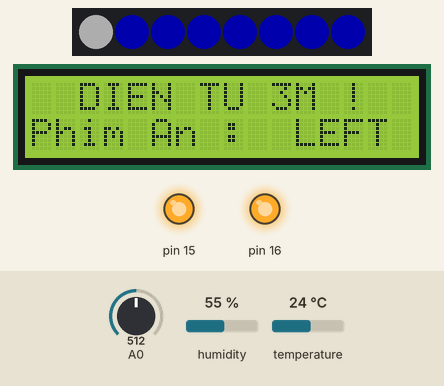
Simulated run of this program. Board: Arduino Uno, built with avr-gcc and run on an emulated ATmega328P. Parts: 8 RGB LEDs in strip order, left to right, 16×2 character LCD, output pins drawn as LEDs (lit = HIGH). Wiring (inferred from the names in the program): DS1307 clock at I2C address 0x68. The inputs (shaded band) are chosen by the test bench; at power-on: A0 = 512, humidity 55 %, temperature 24 °C. Dim RGB values are drawn brighter than linear; the local clock reads 2024-03-15 10:24:30 at power-on unless the program sets it; what the program prints to the serial monitor is not drawn.

Above: at 1.29 s.
1.3 s: A0 set to 440
At 2.15 s:
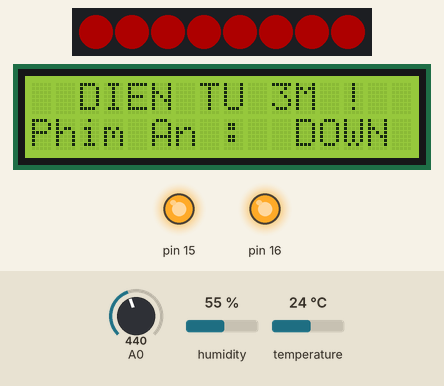
2.9 s: A0 set to 716
At 3.42 s:
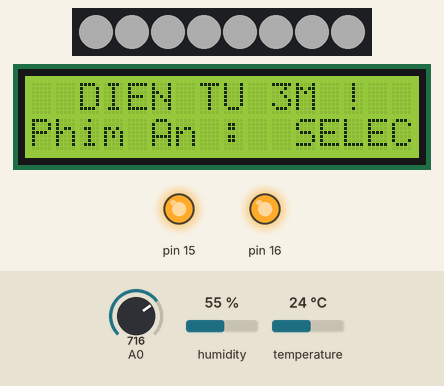
4.6 s: A0 set to 900
At 5.14 s:
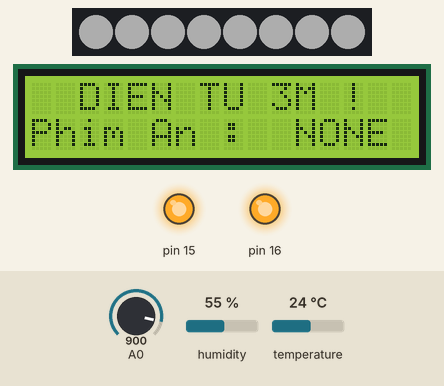
6.7 s: A0 set to 122
At 8.57 s:
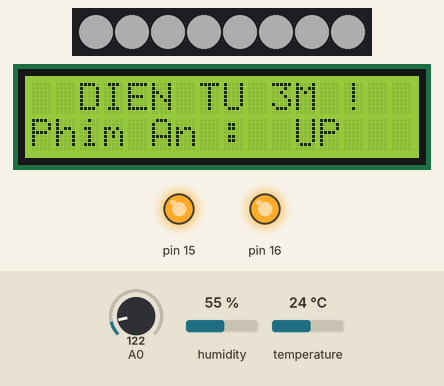
8.6 s: A0 set to 40
At 10.29 s:
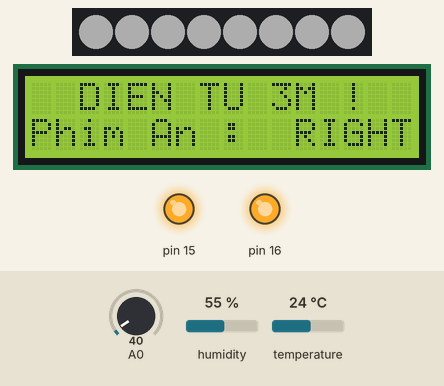
10.6 s: A0 set to 460
At 12.0 s:
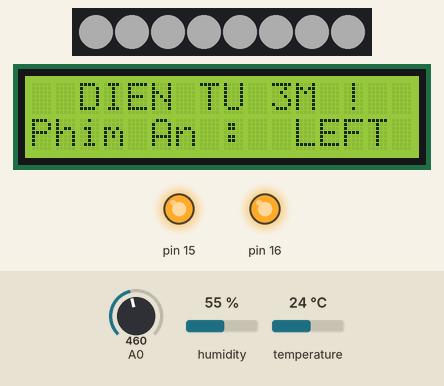
Timing chart, 0 to 13.6 s (numbered marks = the images above; inputs shaded):
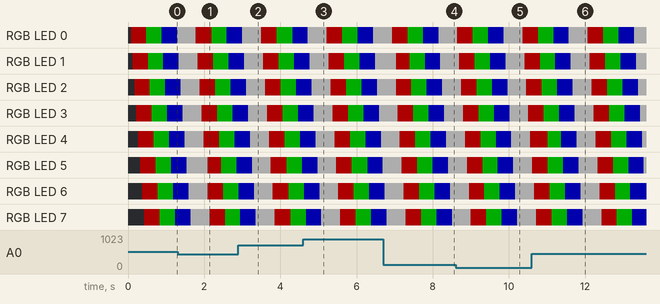

Measured:
- after the input at 2.9 s, the display: first differs from a run without the input after 0.15 s (image 2 shows a later state)
- after the input at 4.6 s, the display: first differs from a run without the input after 0.43 s (image 3 shows a later state)
- after the input at 8.6 s, the display: first differs from a run without the input after 0.40 s (image 5 shows a later state)

The program:

main.cpp
```cpp
/*
Code chay 3 task + 1 timer. Luu y khong nen thay doi bat cu thong so nao lien quan den stack size cua tung task.
*/
/*Thu vien cho cac task............................................................................................................................*/
#include <SPI.h>
#include <Wire.h>
#include <LiquidCrystal.h>
#include <Arduino_FreeRTOS.h>
#include <SimpleDHT.h>
#include <Adafruit_NeoPixel.h>
#include <LiquidCrystal.h>
#include <semphr.h>

#include <timers.h> //Thu vien cho software timer

#ifdef __AVR__
 #include <avr/power.h> // Required for 16 MHz Adafruit Trinket
#endif

TimerHandle_t timer; //Timer handle, co the dung cho cac lenh vTaskDelete, vTaskSuspend,...

LiquidCrystal lcd(8, 9, 4, 5, 6, 7);
/*Khai bao chan dht11...............................................................................*/
int pinDHT11 = 12;
SimpleDHT11 dht11;

/* Địa chỉ của DS1307 */
const byte DS1307 = 0x68;
/* Số byte dữ liệu sẽ đọc từ DS1307 */
const byte NumberOfFields = 7;
unsigned long previousMillis = 0;
/* khai báo các biến thời gian */
int second, minute, hour, day, wday, month, year;

#define pin 11  // dinh nghia 1 hang so, o day pin la chan so 6
#define num_led 8
#define BRIGHTNESS 50 // Set BRIGHTNESS to about 1/5 (max = 255)

Adafruit_NeoPixel strip(num_led, pin, NEO_GRBW + NEO_KHZ800); //Tao class strip
/*Khai bao cac nut nhan LCD..............................................................................................*/
int lcd_key     = 0;
int adc_key_in  = 0;
#define btnRIGHT  0
#define btnUP     1
#define btnDOWN   2
#define btnLEFT   3
#define btnSELECT 4
#define btnNONE   5
/*Khai bao chan cho Buzzer.............................................................................................*/
#define BUZZER_PIN 13
/*Khai bao tan so cac note cho buzzer.................................................................................*/
#define NOTE_C4 262 //Định nghĩa một hằng số có tên là NOTE_C4 có giá trị là 262 (Tần số của nnốt C4)
#define NOTE_D4 294
#define NOTE_F4 349
#define NOTE_E4 330
#define NOTE_G4 392
#define NOTE_A4 440
#define NOTE_C5 523
#define NOTE_AS4 466
/*Ham khoi tao cac chan Vcc...........................................................................................*/
void initial(){
  Wire.begin();
  pinMode(15,OUTPUT);
  digitalWrite(15,HIGH);
  pinMode(16,OUTPUT);
  digitalWrite(16,HIGH);
  /* cài đặt thời gian cho module */
  setTime(17, 5, 45, 4, 15, 11, 23); // 9:0:45 t7 28-10-2023
}
/*Giai dieu bai hat Happy Birthday va do tre cho cac not.......................................................................*/
int melody[] = {
  NOTE_C4, NOTE_C4,
  NOTE_D4, NOTE_C4, NOTE_F4,
  NOTE_E4, NOTE_C4, NOTE_C4,
  NOTE_D4, NOTE_C4, NOTE_G4,
  NOTE_F4, NOTE_C4, NOTE_C4,

  NOTE_C5, NOTE_A4, NOTE_F4,
  NOTE_E4, NOTE_D4, NOTE_AS4, NOTE_AS4,
  NOTE_A4, NOTE_F4, NOTE_G4,
  NOTE_F4
};

int durations[] = {
  4, 8,
  4, 4, 4,
  2, 4, 8,
  4, 4, 4,
  2, 4, 8,

  4, 4, 4,
  4, 4, 4, 8,
  4, 4, 4,
  2
};
/*Module Buzzer...............................................................................................................*/
void runBuzzer(){
  int size = sizeof(durations) / sizeof(int);

  for (int note = 0; note < size; note++) {
    //Tính thời gian chơi các nốt nhạc.
    //Ví dụ đặt một nốt nhạc là 1s =1000ms. Lấy 1000/ note chia cho durations thì sẽ được thời gian chơi của từng nốt nhạc
    int duration = 1000 / durations[note];
    tone(BUZZER_PIN, melody[note], duration);
    //Serial.println("task2 is running");

    //Để phân biệt được các nốt nhạc, cho 1 khoảng thời gian delay giữa chúng
    //Cộng 30% thời gian vào thời lượng của một nốt nhạc để có thể phân biệt được tốt
    int pauseBetweenNotes = duration * 1.30;
    delay(pauseBetweenNotes);

    //Ngừng phát nhạc
    noTone(BUZZER_PIN);
  }
}

/*Neo Setup.............................................................................................................................................................*/
void Neo_setup()
{
/*#if defined(__AVR_ATtiny85__) && (F_CPU == 16000000)
  clock_prescale_set(clock_div_1);
#endif*/
  // END of Trinket-specific code.

  strip.begin();           // INITIALIZE NeoPixel strip object (REQUIRED)
  strip.show();            // Turn OFF all pixels ASAP
  strip.setBrightness(BRIGHTNESS);
}
/*ColorWipe...........................................................................................................................................................*/
void colorWipe(uint32_t color, int wait) {
  for(int i=0; i<strip.numPixels(); i++) { // For each pixel in strip...
    strip.setPixelColor(i, color);         //  Set pixel's color (in RAM)
    strip.show();                          //  Update strip to match
    delay(wait);                           //  Pause for a moment
  }
}
/*Read LCD button......................................................................................................................................................*/
int read_LCD_buttons()
{
 adc_key_in = analogRead(0);      // Đọc giá trị các nút nhấn

 if (adc_key_in > 1000) return btnNONE; // Giá trị lớn hơn 1000 là không có nút nào được nhấn
 if (adc_key_in < 50)   return btnRIGHT;
 if (adc_key_in < 250)  return btnUP;
 if (adc_key_in < 450)  return btnDOWN;
 if (adc_key_in < 650)  return btnLEFT;
 if (adc_key_in < 850)  return btnSELECT;


 return btnNONE;  // Nếu không nằm trong khoảng trên thì cũng có nghĩa là không có nút nào được nhấn
}
/*DHT11.............................................................................................................................................................*/
void DHT11(){
  byte temperature = 0;
  byte humidity = 0;
  if (dht11.read(pinDHT11, &temperature, &humidity, NULL)) {
    Serial.print("Read DHT11 failed.");
    return;
  }
  Serial.print("Sample OK: ");
  Serial.print((int)temperature); Serial.print(" *C, ");
  Serial.print((int)humidity); Serial.println(" %");
  delay(1000);
}
/*Set time cho DS1307 (Can thiet cho moi lan cap nguon cho arduino............................................................................................*/
void setTime(byte hr, byte min, byte sec, byte wd, byte d, byte mth, byte yr)
{
        Wire.beginTransmission(DS1307);
        Wire.write(byte(0x00)); // đặt lại pointer
        Wire.write(dec2bcd(sec));
        Wire.write(dec2bcd(min));
        Wire.write(dec2bcd(hr));
        Wire.write(dec2bcd(wd)); // day of week: Sunday = 1, Saturday = 7
        Wire.write(dec2bcd(d));
        Wire.write(dec2bcd(mth));
        Wire.write(dec2bcd(yr));
        Wire.endTransmission();
}
/*Doc gia tri DS1307........................................................................................................................................*/
void readDS1307()
{
        Wire.beginTransmission(DS1307);
        Wire.write((byte)0x00);
        Wire.endTransmission();
        Wire.requestFrom(DS1307, NumberOfFields);

        second = bcd2dec(Wire.read() & 0x7f);
        minute = bcd2dec(Wire.read() );
        hour   = bcd2dec(Wire.read() & 0x3f); // chế độ 24h.
        wday   = bcd2dec(Wire.read() );
        day    = bcd2dec(Wire.read() );
        month  = bcd2dec(Wire.read() );
        year   = bcd2dec(Wire.read() );
        year += 2000;
}
/*module LCD.................................................................................................................................................*/
void LCD(){

   lcd.setCursor(0,1);            //Thiết lập vị trí con trỏ
 lcd.print("Phim An :"); // In ra cái mình muốn ghi
Serial.println("lcd on");
 lcd.setCursor(11,1);
 lcd_key = read_LCD_buttons();  // Đọc nút nhấn

 switch (lcd_key)               // Phần lập trình hiển thị nút được nhấn
 {
   case btnRIGHT:
     {
     lcd.print("RIGHT ");
     break;
     }
   case btnLEFT:
     {
     lcd.print("LEFT   ");
     break;
     }
   case btnUP:
     {
     lcd.print("UP    ");
     break;
     }
   case btnDOWN:
     {
     lcd.print("DOWN  ");
     break;
     }
   case btnSELECT:
     {
     lcd.print("SELECT");
     break;
     }
     case btnNONE:
     {
     lcd.print("NONE  ");
     break;

     }
     delay(20);
 }
}
/* Chuyển từ format BCD (Binary-Coded Decimal) sang Decimal */
int bcd2dec(byte num)
{
        return ((num/16 * 10) + (num % 16));
}
/* Chuyển từ Decimal sang BCD */
int dec2bcd(byte num)
{
        return ((num/10 * 16) + (num % 10));
}
/*Hien thi gio phut giay................................................................................................................................................*/
void digitalClockDisplay(){
    // digital clock display of the time
    Serial.print(hour);
    printDigits(minute);
    printDigits(second);
    Serial.print(" ");
    Serial.print(day);
    Serial.print(" ");
    Serial.print(month);
    Serial.print(" ");
    Serial.print(year);
    Serial.println();
}
/*Ham dung de in ra giau : cho gio phut giay..............................................................................................*/
void printDigits(int digits){
    // các thành phần thời gian được ngăn chách bằng dấu :
    Serial.print(":");

    if(digits < 10)
        Serial.print('0');
    Serial.print(digits);
}
/*Module chay led NEO......................................................................................................................*/
void NEO(){
  colorWipe(strip.Color(255,   0,   0)     , 50); // Red
  colorWipe(strip.Color(  0, 255,   0)     , 50); // Green
  colorWipe(strip.Color(  0,   0, 255)     , 50); // Blue
  colorWipe(strip.Color(  0,   0,   0, 255), 50); // True white (not RGB white)
  Serial.println("Neo on");
}
/*Task 1....................................................................................................................................*/
void task1(void *pvPara){
  while(1){
    LCD();
    vTaskDelay(pdMS_TO_TICKS(1000)); //pdMS_TO_TICKS: Dung de doi so tick tuong ung voi 1000ms
  }
}
/*Task3 ver 1: Cho RTC va DHT11 chay chung....................................................................................................*/
void task3_ver1(){
  while(1){
  readDS1307();
  digitalClockDisplay();
  DHT11();
  vTaskDelay(pdMS_TO_TICKS(10));
  }
  //vTaskDelay(5);
}
/*Task2 : Cho NEO chay...........................................................................................................................*/
void task2(void *pvPara){
  while(1){
    NEO();
    vTaskDelay(pdMS_TO_TICKS(100));
}
}
/*Task 3 ver 2: Chi co RTC chay...................................................................................................................*/
void task3_ver2()
{
  readDS1307();
  digitalClockDisplay();
  vTaskDelay(pdMS_TO_TICKS(1000));
}
/*Task4: Chi co DHT chay..........................................................................................................................*/
void task4()
{
  while(1)
  {
  DHT11();
  vTaskDelay(pdMS_TO_TICKS(1000));
  }
}
/*Task 6: Chay buzzer............................................................................................................................*/
void task6(){
  while(1){
    runBuzzer();
    vTaskDelay(10);
  }
}
/*Set up cho arduino............................................................................................................................*/
void setup()
{
  initial();
  Serial.begin(9600); // baudrate 9600
  Neo_setup();
  lcd.begin(16, 2);               // Dùng LCD 16, 2
  lcd.setCursor(0,0);            //Thiết lập vị trí con trỏ
  lcd.print("  DIEN TU 3M !");   // In ra cái mình muốn ghi
  /*Khoi tao software timer voi cac he so: Ten timer (Dung cho debug), Chu ky cua timer, set pdTrue de timer co the chay theo chu ky,Id de tinh so lan timer di het 1 chu ky,
  Ham goi khi timer chay het 1 chu ky......................................................................................................................................*/
  /*timer = xTimerCreate("LED Timer", pdMS_TO_TICKS(1000), pdTRUE, 0, task3_ver2); //runRTC

  if (timer == NULL) {
    Serial.println("Failed to create timer");
  }

  if (xTimerStart(timer, 0) != pdPASS) {
    Serial.println("Failed to start timer");
  }*/
  /* xTaskCreate: Ham khoi tao task bang cach cap phat bo nho dong: Ham duoc goi, Ten cua ham (dung trong debug), stack size cap cho 1 task, Doi so truyen vao ham duoc goi
  (Neu khong co thi de NULL), Do uu tien cua task (nho nhat la 0), dung cho task handle....................................................................................
  */
  xTaskCreate(task1,"LCD",64,NULL,1,NULL);
  xTaskCreate(task2,"NEO LED",140,NULL,1,NULL);
  xTaskCreate(task4,"DHT", 140, NULL,1,NULL);
  //xTaskCreate(task6,"BUZZER", 110, NULL,1,NULL);
}

/*void display_freeram() {
  Serial.print(F("- SRAM left: "));
  Serial.println(freeRam());
}

int freeRam() {
  extern int __heap_start,*__brkval;
  int v;
  return (int)&v - (__brkval == 0
    ? (int)&__heap_start : (int) __brkval);
}*/

void vApplicationStackOverflowHook(TaskHandle_t xTask, char *pcTaskName) {
  (void)xTask;
  (void)pcTaskName;
  //display_freeram();
  Serial.println("Stack Overflow!");
  while (1);
}

void vApplicationMallocFailedHook(void) {
  Serial.println("Malloc Failed!");
  while (1);
}

void loop()
{
}
```
